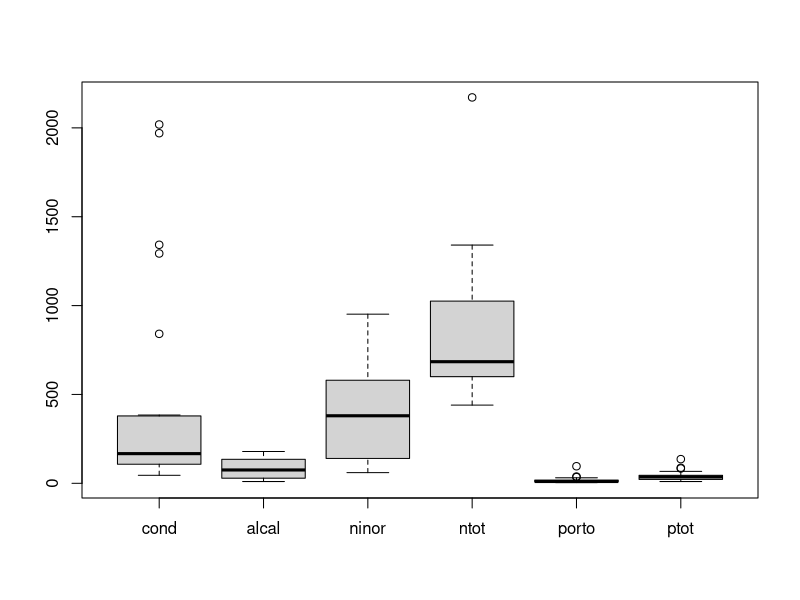
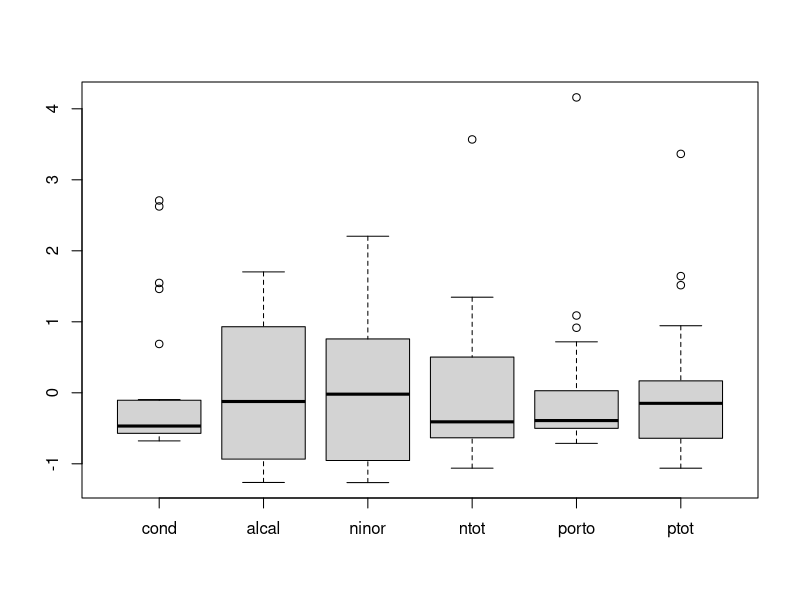
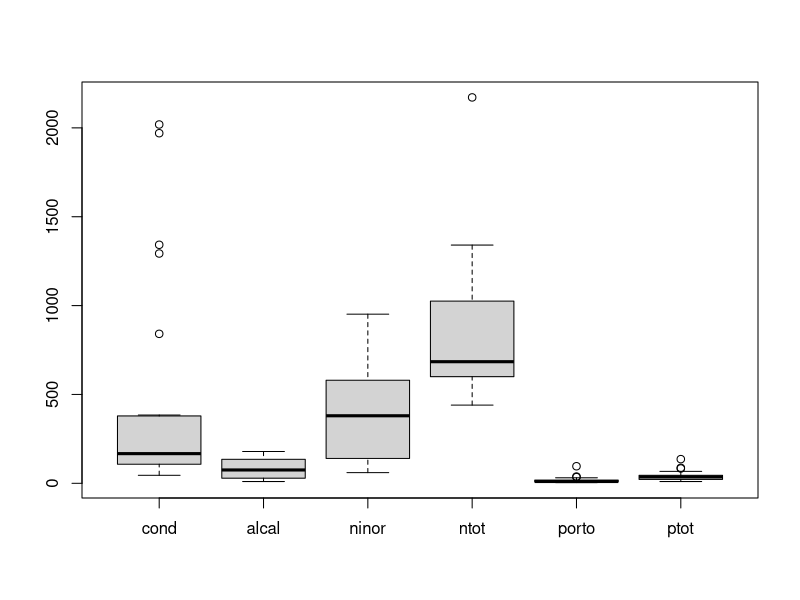
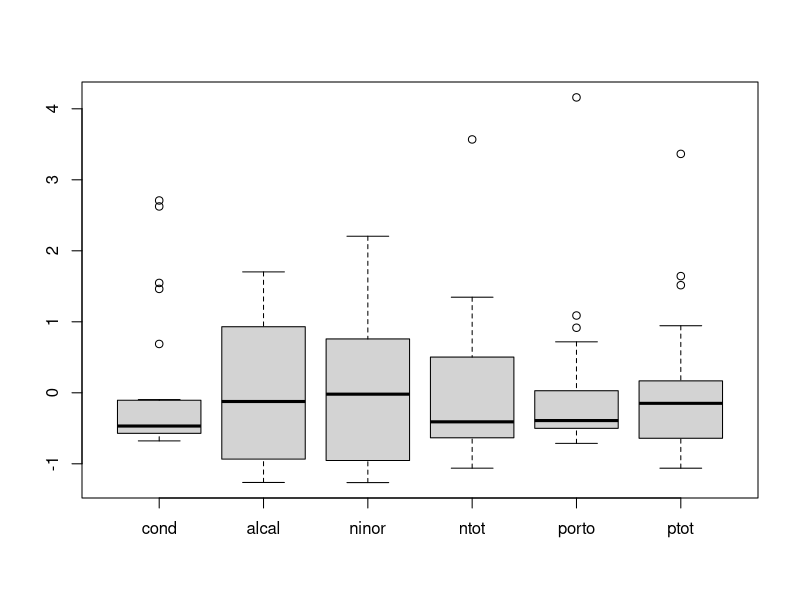
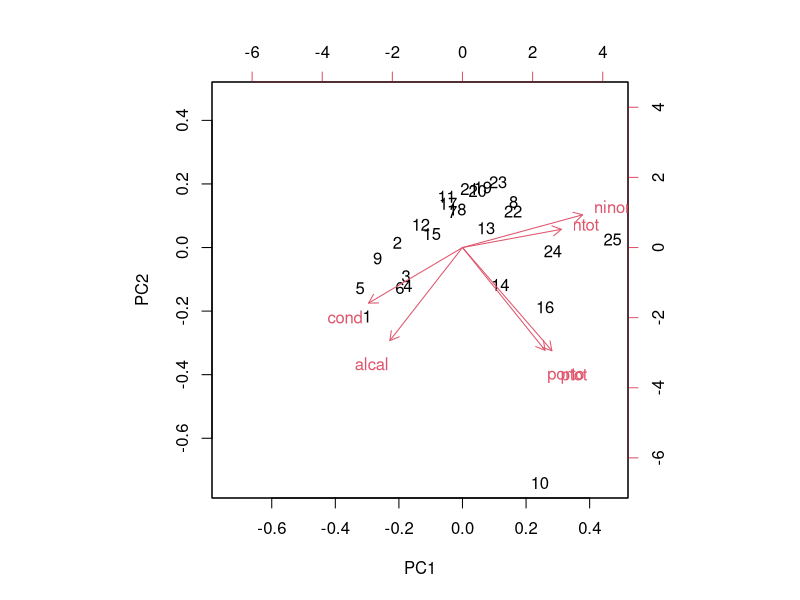
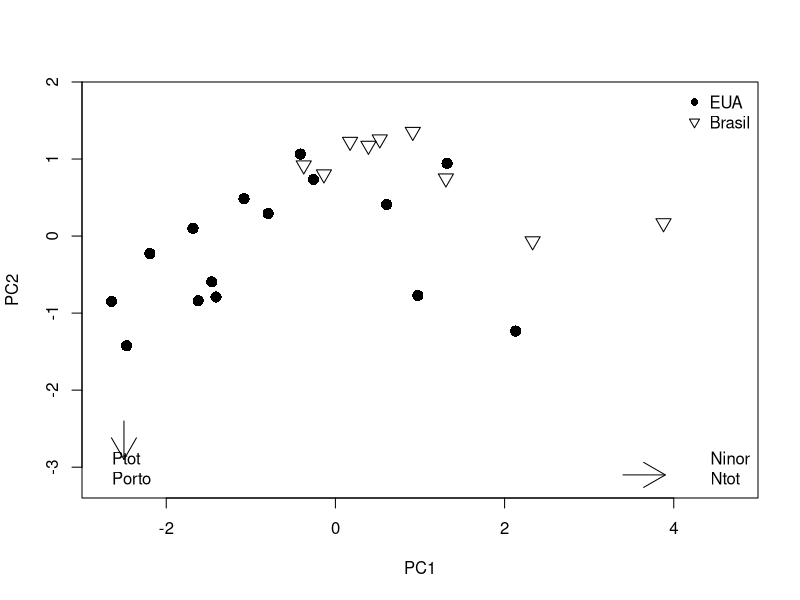
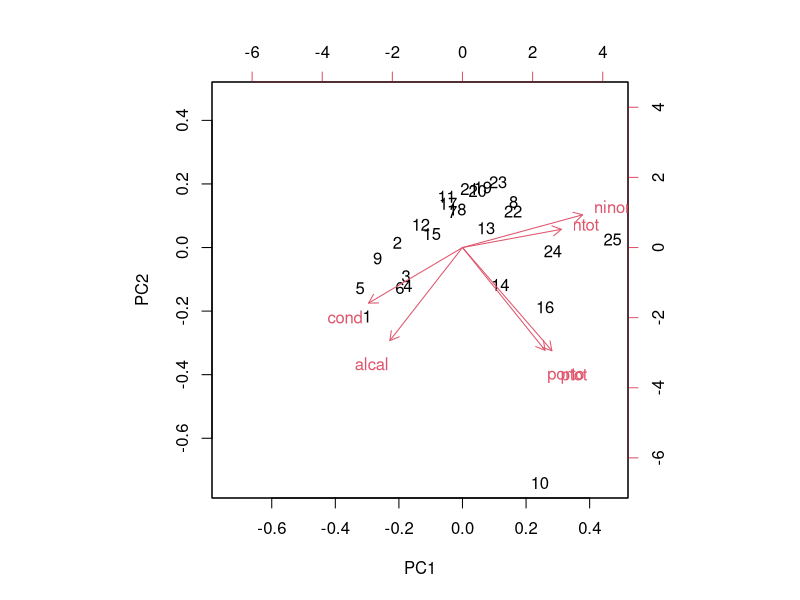
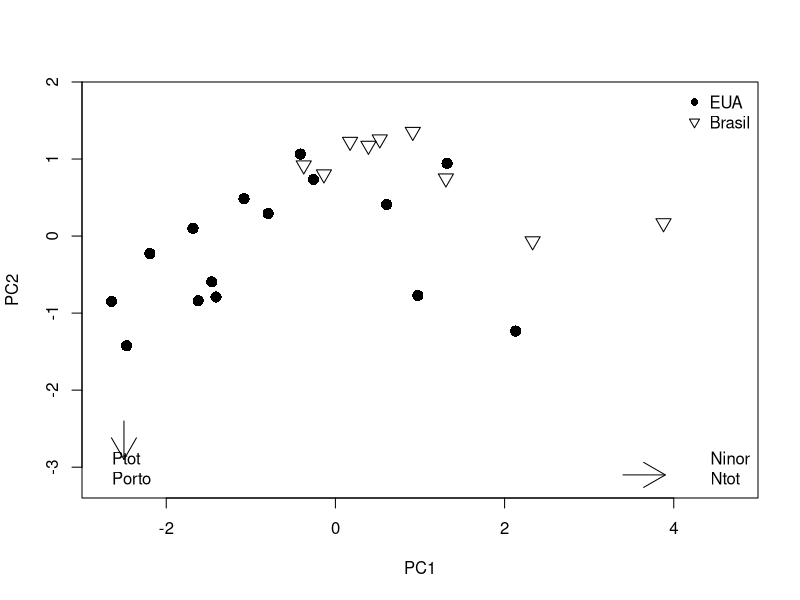

Generate these figures, in order, with R:
rm(list = ls())

# Procedimentos para calcular PCA no programa R

library(vegan) # Carrega o pacote

cond <- c(2019, 379, 367, 1293, 1970, 841, 167, 62, 1342, 256, 94, 223,
          147, 301, 384, 253, 53.7, 69.28, 45, 121.44, 98.76, 107.3, 110.24, 148.7, 151.03)

alcal <- c(143, 114, 158, 150, 135, 137, 10, 16, 128, 158, 49, 131, 75,
           109, 179, 97, 19.2, 26.5, 23.91, 33.5, 31, 28.75, 34.25, 25, 38.5)

ninor <- c(60, 70, 70, 80, 90, 90, 140, 690, 160, 320, 330, 380, 550,
           580, 600, 740, 205.02, 266.66, 403.76, 484.55, 490.12, 575.05, 648.01, 651.52, 951.66)

ntot <- c(630, 440, 620, 1200, 630, 525, 630, 870, 600, 510, 610,
          530, 900, 940, 780, 1130, 517.92, 598.96, 1025.2, 870.08, 684.2, 1122.14, 1051.46, 1340.44, 2171.38)

porto <- c(10, 8, 9, 8, 7, 9, 8, 18, 5, 96, 6, 4, 16, 31, 4, 38, 16.96,
           19.35, 12.64, 9.32, 10.06, 17.79, 12.18, 34.75, 26.3)

ptot <- c(41, 20, 37, 36, 22, 46, 45, 42, 15, 136, 22, 15, 39, 59, 10,
          87, 21.82, 23.75, 22.96, 26.59, 22.28, 44.64, 21.23, 67.11, 83.36)

Y <- cbind(cond, alcal, ninor, ntot, porto, ptot) # O comando 'cbind' junta os seis vetores em uma nova matriz com todas as variáveis

fator <- as.factor(c("C", "C", "C", "C", "C", "C", "C", "C", "C", "C", "C", "C", "C", "C", "C", "C",
                     "Z", "Z", "Z", "Z", "Z", "Z", "Z", "Z", "Z"))
cor(Y)

boxplot(Y)

YP <- scale(Y)

boxplot(YP)

pca <- prcomp(YP) # PCA usando os dados padronizados 

summary(pca) # Mostra a porcentagem de variância capturada por cada eixo

escores <- scores(pca) # Extrai os escores das amostras

(autovalores <- apply(escores, 2, var))
# Procedimentos para calcular PCA no programa R

library(vegan) # Carrega o pacote
cond <- c(2019, 379, 367, 1293, 1970, 841, 167, 62, 1342, 256, 94, 223,
          147, 301, 384, 253, 53.7, 69.28, 45, 121.44, 98.76, 107.3, 110.24, 148.7, 151.03)
alcal <- c(143, 114, 158, 150, 135, 137, 10, 16, 128, 158, 49, 131, 75,
           109, 179, 97, 19.2, 26.5, 23.91, 33.5, 31, 28.75, 34.25, 25, 38.5)
ninor <- c(60, 70, 70, 80, 90, 90, 140, 690, 160, 320, 330, 380, 550,
           580, 600, 740, 205.02, 266.66, 403.76, 484.55, 490.12, 575.05, 648.01, 651.52, 951.66)
ntot <- c(630, 440, 620, 1200, 630, 525, 630, 870, 600, 510, 610,
          530, 900, 940, 780, 1130, 517.92, 598.96, 1025.2, 870.08, 684.2, 1122.14, 1051.46, 1340.44, 2171.38)
porto <- c(10, 8, 9, 8, 7, 9, 8, 18, 5, 96, 6, 4, 16, 31, 4, 38, 16.96,
           19.35, 12.64, 9.32, 10.06, 17.79, 12.18, 34.75, 26.3)
ptot <- c(41, 20, 37, 36, 22, 46, 45, 42, 15, 136, 22, 15, 39, 59, 10,
          87, 21.82, 23.75, 22.96, 26.59, 22.28, 44.64, 21.23, 67.11, 83.36)
Y <- cbind(cond, alcal, ninor, ntot, porto, ptot) # O comando 'cbind' junta os seis vetores em uma nova matriz com todas as variáveis
fator <- as.factor(c("C", "C", "C", "C", "C", "C", "C", "C", "C", "C", "C", "C", "C", "C", "C", "C", "Z", "Z", "Z", "Z", "Z", "Z", "Z", "Z", "Z"))
cor(Y)
boxplot(Y)
YP <- scale(Y)
boxplot(YP)

pca <- prcomp(YP) # PCA usando os dados padronizados 
summary(pca) # Mostra a porcentagem de variância capturada por cada eixo

escores <- scores(pca) # Extrai os escores das amostras
autovalores <- apply(escores, 2, var)
(autovalores / sum(autovalores)) * 100 # Mostra a porcentagem de explicação dos eixos

bstick(pca)

(autovetores <- t(t(pca$rotation) * pca$sdev)) # Essa multiplicação devolve os autovetores à escala original

biplot(pca) # Gráfico inicial da PCA 

plot(escores[, 1:2], type = "n", ylim = c(-3.2, 1.8), xlim = c(-2.7, 4.7)) # Plota um gráfico vazio
# Países como símbolos distintos:
points(escores[1:16, 1], escores[1:16, 2], pch = 16, cex = 1.5)
points(escores[17:25, 1], escores[17:25, 2], pch = 6, cex = 1.5)
legend("topright", c("EUA", "Brasil"), pch = c(16, 6), bty = "n")
# Setas indicando as variáveis mais representativas em cada eixo:
legend("bottomright", legend = c("Ninor", "Ntot"), bty = "n", y.intersp = 1) # Insere os nomes das variáveis
arrows(3.4, -3.1, 3.9, -3.1) # Insere seta
legend("bottomleft", legend = c("Ptot", "Porto"), bty = "n", y.intersp = 1) # Insere os nomes das variáveis
arrows(-2.5, -2.4, -2.5, -2.9) # Insere seta

anova.eixo1 <- aov(escores[, 1] ~ fator) # Selecionamos a primeira coluna dos escores e testamos com o fator
summary(anova.eixo1)
#            Df Sum Sq Mean Sq F value Pr(>F)  
# fator      1  14.09  14.090   6.394 0.018

(autovalores / sum(autovalores)) * 100 # Mostra a porcentagem de explicação dos eixos

bstick(pca)

(autovetores <- t(t(pca$rotation) * pca$sdev)) # Essa multiplicação devolve os autovetores à escala original

biplot(pca) # Gráfico inicial da PCA 

plot(escores[, 1:2], type = "n", ylim = c(-3.2, 1.8), xlim = c(-2.7, 4.7)) # Plota um gráfico vazio
# Países como símbolos distintos:
points(escores[1:16, 1], escores[1:16, 2], pch = 16, cex = 1.5)
points(escores[17:25, 1], escores[17:25, 2], pch = 6, cex = 1.5)
legend("topright", c("EUA", "Brasil"), pch = c(16, 6), bty = "n")
# Setas indicando as variáveis mais representativas em cada eixo:
legend("bottomright", legend = c("Ninor", "Ntot"), bty = "n", y.intersp = 1) # Insere os nomes das variáveis
arrows(3.4, -3.1, 3.9, -3.1) # Insere seta
legend("bottomleft", legend = c("Ptot", "Porto"), bty = "n", y.intersp = 1) # Insere os nomes das variáveis
arrows(-2.5, -2.4, -2.5, -2.9) # Insere seta

anova.eixo1 <- aov(escores[, 1] ~ fator) # Selecionamos a primeira coluna dos escores e testamos com o fator
summary(anova.eixo1)
#            Df Sum Sq Mean Sq F value Pr(>F)  
# fator      1  14.09  14.090   6.394 0.018
